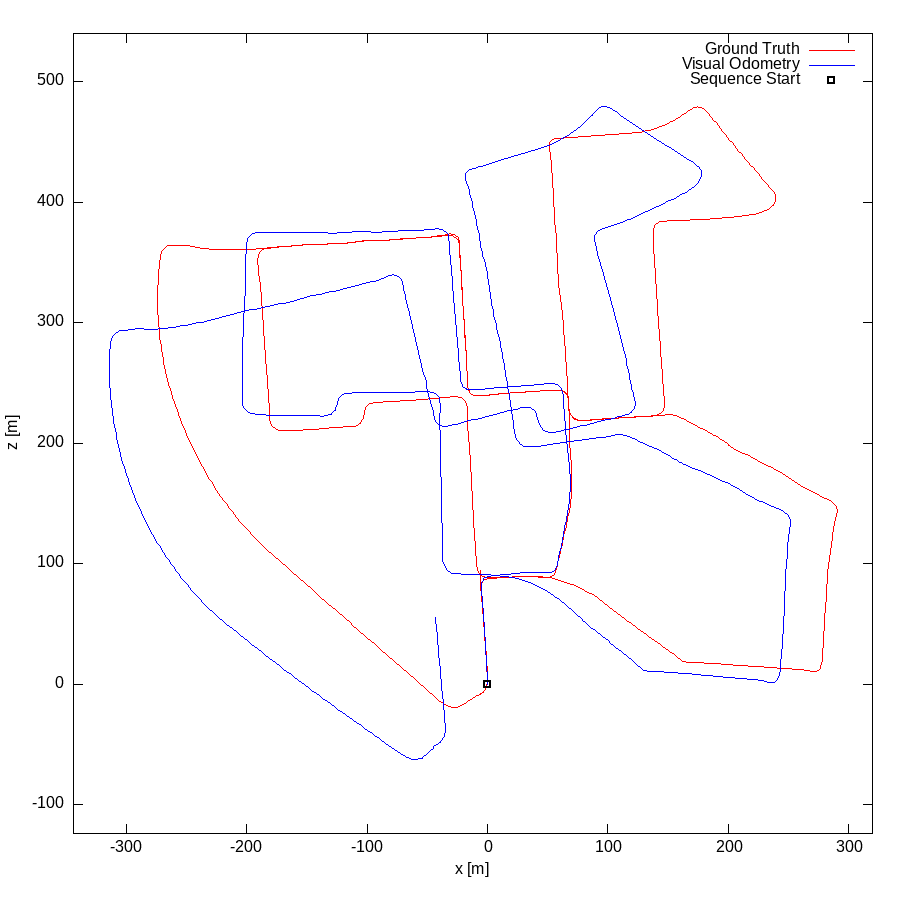

The gnuplot source for this figure:
set term postscript eps enhanced color
set output "00.eps"
set size ratio -1
set xrange [-344:320]
set yrange [-124:540]
set xlabel "x [m]"
set ylabel "z [m]"
plot "00.txt" using 1:2 lc rgb "#FF0000" title 'Ground Truth' w lines,"00.txt" using 3:4 lc rgb "#0000FF" title 'Visual Odometry' w lines,"< head -1 00.txt" using 1:2 lc rgb "#000000" pt 4 ps 1 lw 2 title 'Sequence Start' w points
